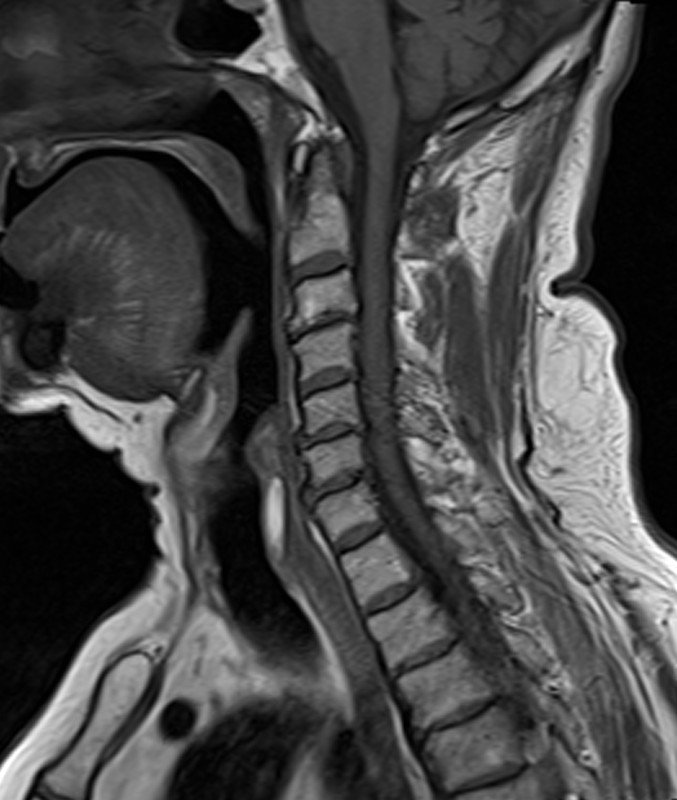
#> input picture Tarefa 4/ressonancia 7_2.jpg, 677 x 800 px
$ jupyter execute --allow-errors 'Tarefa 4 - Imagens Médicas 2 .ipynb'
#> lines starting #> are read from the running program, lines starting #| are printed output that depends on the picture; long printed decimals are rounded
---

Universidade Federal de Uberlândia

Faculdade de Engenharia Elétrica

Imagens Médicas 2

Discente: Levy Gabriel da S. G.

---

[cell 1]
from IPython.display import Image
from matplotlib import image
import matplotlib.pyplot as plt
import numpy as np

def imageNcaption(filename, caption):
    display(Image(filename=filename))
    print(caption)

# Tarefa 4 - Histograma

Nesta tarefa será estudado a geração e interpretação do histograma de uma imagem médica. Serão utilizadas as ferramentas ImageJ e a linguagem Python para as análises. Inicialmente todas as análises serão feitas no ImageJ, em seguida partindo para o Python.

## ImageJ

Segue abaixo a visualização da imagem a ser analisada na figura 1 e o seu respectivo histograma gerado no ImageJ na figura2.

[cell 2]
imageNcaption('figura1.png', 'Figura 1 - Imagem a ser analisada, visualizada no ImageJ.')

[cell 3]
imageNcaption('figura2.png', 'Figura 2 - Histograma da imagem a ser analisada, gerado no ImageJ.')

Da figura 2 pode-se observar algumas características da imagem original, sendo algumas dessas:

- **Média = 69.492**;
- **Desvio padrão = 53.104**;

Em seguida, ainda no ImageJ, a imagem original foi submetida a um realce em seu contraste por meio da equalização do histograma. A figura 3 ilustra a caixa de configurações, levando em conta o uso de pixels saturados de 0.3%.

[cell 4]
imageNcaption('figura3.png', 'Figura 3 - Configurações para o realce da imagem.')

Os resultados do realce podem ser observados na imagem modificada da figura 4 e no histograma da figura 5. Observa-se na imagem um equilíbrio dos tons de cinza, permitindo identificar toda a imagem com alto contraste. Já o efeito no histograma foi o espalhamento da distribuição dos níveis de cinza.

[cell 5]
imageNcaption('figura4.png', 'Figura 4 - Imagem realçada pela equalização do histograma.')

[cell 6]
imageNcaption('figura5.png', 'Figura 5 - Histograma da imagem realçada.')

Retornando às características da imagem, agora voltando a atenção para a imagem realçada, observa-se uma alteração na média e do desvio padrão de acordo com a figura 5 do histograma. Esses valores são:

- **Média = 101.916**;
- **Desvio padrão = 67.852**;

Agora a mesma análise será feita por meio da linguagem Python.

## Python

O primeiro passo é carregar e apresentar a imagem original, como indicado no trecho de código abaixo.

[cell 7]
img = image.imread('ressonancia 7_2.jpg')
#> img is the input picture: shape (800, 677); min 0, max 255, mean 69.5

Em seguida será feita uma função para gerar o histograma de uma imagem de interesse. Essa função será usada para calcular o histograma da imagem original e da imagem que será realçada em passos futuros.

[cell 8]
def histogram(img):
    N, M = img.shape
#> N = 800; M = 677
    n = N*M
#> n = 541600
    bins, hist = np.unique(img.flatten(), return_counts=True)
#> bins = 256 values from 0 to 255; hist = 256 values, max 18175 at index 3, min 16 at index 247, mean 2115.6

    fig, ax = plt.subplots(1,2)

    ax[0].stem(bins, hist, linefmt='-k', markerfmt=' ', basefmt=' ')
    ax[1].imshow(img, cmap='gray')
    #ax[1].stem(bins/n, hist/n, linefmt='-k', markerfmt='k', basefmt='')

    ax[0].set_title('Histogram')
    ax[1].set_title('Image')

    ax[0].set_xlabel('Levels')
    ax[0].set_ylabel('Counting of levels')

    ax[1].grid(False)
    ax[1].set_xticks([])
    ax[1].set_yticks([])

    fig.set_size_inches(10,4)

    return bins, hist

#> (a cell that did not finish here is left out)

Valida-se o histograma ao comparar o gerado acima pelo código em Python com o ImageJ. Agora o próximo passo é verificar se a média e o desvio padrão correspondem com aqueles obtidos no ImageJ.

[cell 10]
print('Média = ' + str(img.mean()))
#| Média = 69.492
print('Desvio padrão = ' + str(img.std()))
#| Desvio padrão = 53.104

Para realizar a equalização do histograma, a função abaixo deve ser executada. Ela obtém a soma acumulativa do histograma e a normaliza para, em seguida, aplicar a transofrmação em cada pixel da imagem. Em seguida retorna a iamgem equalizada.

[cell 11]
def equalize_histogram(img):
    _, hist = np.unique(img.flatten(), return_counts=True) # histogram
    N, M = img.shape
#> N = 800; M = 677
    n = N*M
#> n = 541600
    cumsum_norm = np.round(hist.cumsum()*255/n)-1
#> cumsum_norm = 256 values from 0 to 254
    img_new = cumsum_norm.astype('uint8')[img] # apply cumulative sum to image
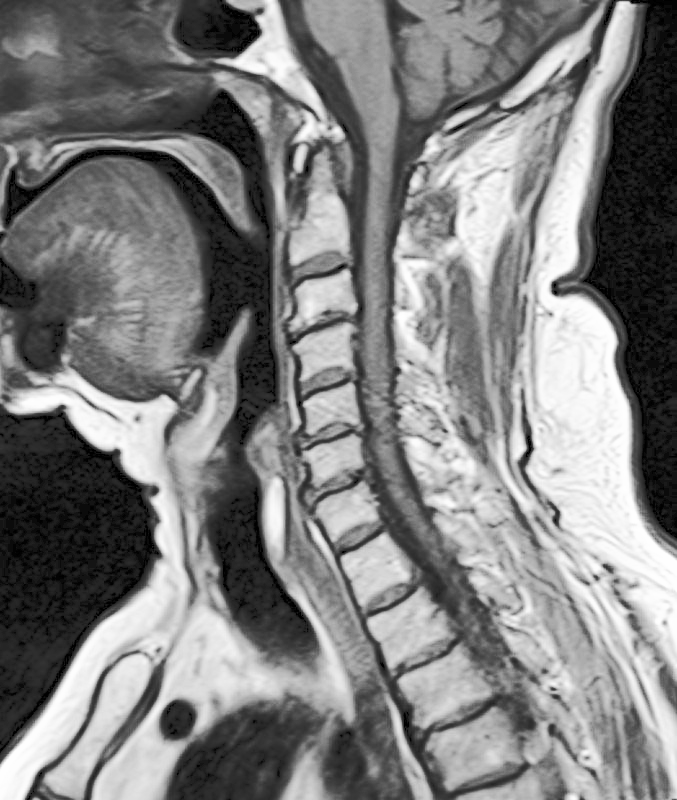
#> img_new: shape (800, 677); min 0, max 254, mean 127.6

    return img_new

Assim, para observar os efeitos da equalização do histograma, basta executar o código da equalização para obter a nova imagem e, em seguida, executar no script anterior do histograma.

[cell 12]
img_new = equalize_histogram(img)
#> (the rest of this cell did not finish here and is left out)


Visualmente os resultados se assimilam aos obtidos no ImageJ, porém a média e o desvio padrão ainda devem ser avaliados para conclusões finais.

[cell 13]
print('Média = ' + str(img_new.mean()))
#| Média = 127.580
print('Desvio padrão = ' + str(img_new.std()))
#| Desvio padrão = 72.961
